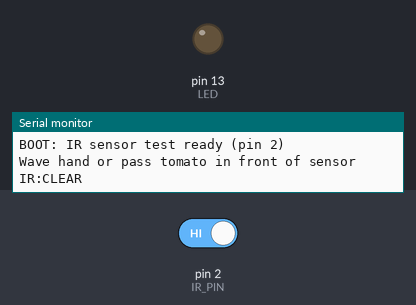
The sketch below on a simulated Arduino Uno, built with avr-gcc and run on an emulated ATmega328P. Parts: output pins drawn as LEDs (lit = HIGH), the last lines printed to the serial monitor. Inputs (shaded band) come from the test bench; at power-on: pin 2 (IR_PIN) HIGH.

Above: at 1.4 s.
1.5 s: pin 2 (IR_PIN) driven LOW
At 2.7 s:
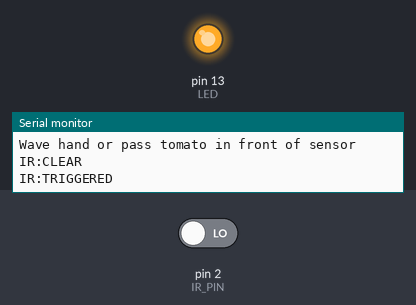
4.5 s: pin 2 (IR_PIN) driven HIGH
At 5.0 s:
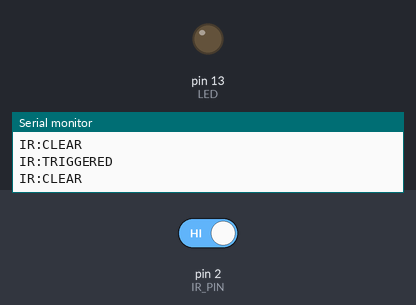
Timing chart, 0 to 7.5 s (numbered marks = the images above; inputs shaded):
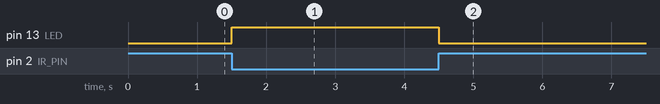

The sketch:

ir_test.ino
```cpp
/*
 * Tomato Sorter v2.0 — IR Sensor Test Sketch
 *
 * Wiring:
 *   IR VCC -> Arduino 5V
 *   IR GND -> Arduino GND
 *   IR OUT -> Arduino pin 2  (interrupt-capable)
 *
 * Behavior:
 *   - Reports state changes only (not continuous spam)
 *   - Most modules: HIGH = clear, LOW = something detected
 *     We auto-detect both polarities and just report TRIGGERED / CLEAR
 *   - Built-in LED mirrors the trigger state for quick visual debug
 *
 * Serial protocol (9600 baud):
 *   IR:TRIGGERED   - object detected in front of sensor
 *   IR:CLEAR       - no object
 *   STATUS         - on demand, prints current state
 */

const int  IR_PIN = 2;
const int  LED    = LED_BUILTIN;
const long BAUD   = 9600;

int lastState     = -1;     // forces first-loop print
unsigned long lastChange = 0;
const unsigned long DEBOUNCE_MS = 30;

void setup() {
  pinMode(IR_PIN, INPUT);
  pinMode(LED, OUTPUT);
  Serial.begin(BAUD);
  delay(200);
  Serial.println("BOOT: IR sensor test ready (pin 2)");
  Serial.println("Wave hand or pass tomato in front of sensor");
}

void loop() {
  // Check for STATUS command
  if (Serial.available()) {
    String cmd = Serial.readStringUntil('\n');
    cmd.trim();
    if (cmd == "STATUS") {
      int s = digitalRead(IR_PIN);
      Serial.print("STATUS: pin=");
      Serial.print(s);
      Serial.print(" -> ");
      Serial.println(s == LOW ? "TRIGGERED (LOW)" : "CLEAR (HIGH)");
    }
  }

  int s = digitalRead(IR_PIN);

  // Report only on state change, with debounce
  if (s != lastState && (millis() - lastChange) > DEBOUNCE_MS) {
    lastState  = s;
    lastChange = millis();

    // Most IR modules: LOW means triggered. We'll report both polarities
    // explicitly so the Pi side doesn't have to guess.
    if (s == LOW) {
      Serial.println("IR:TRIGGERED");
      digitalWrite(LED, HIGH);
    } else {
      Serial.println("IR:CLEAR");
      digitalWrite(LED, LOW);
    }
  }
}
```

Measured:
- after the input at 1.5 s, pin 13 (LED): LOW → HIGH at once
- after the input at 4.5 s, pin 13 (LED): HIGH → LOW at once
